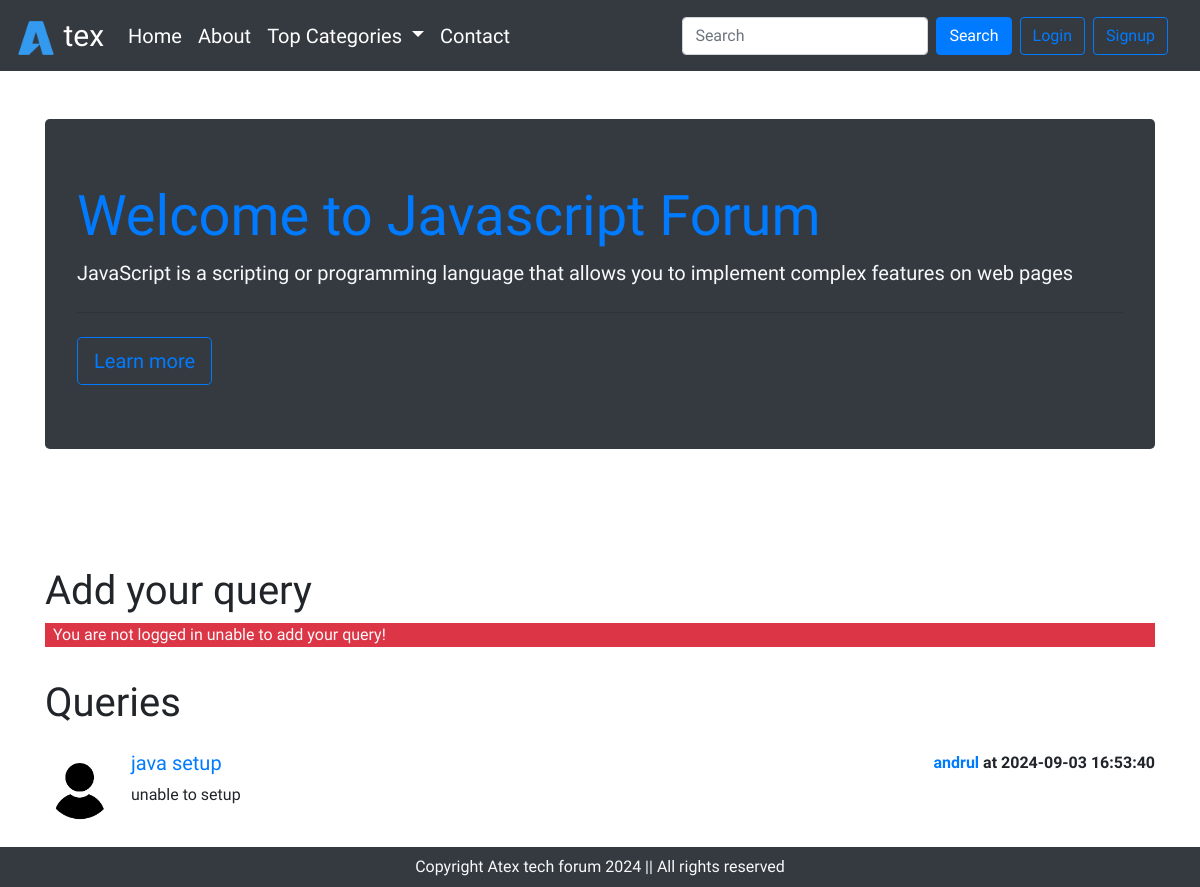
The page /threads.php?catid=2 on the database as committed earlier.
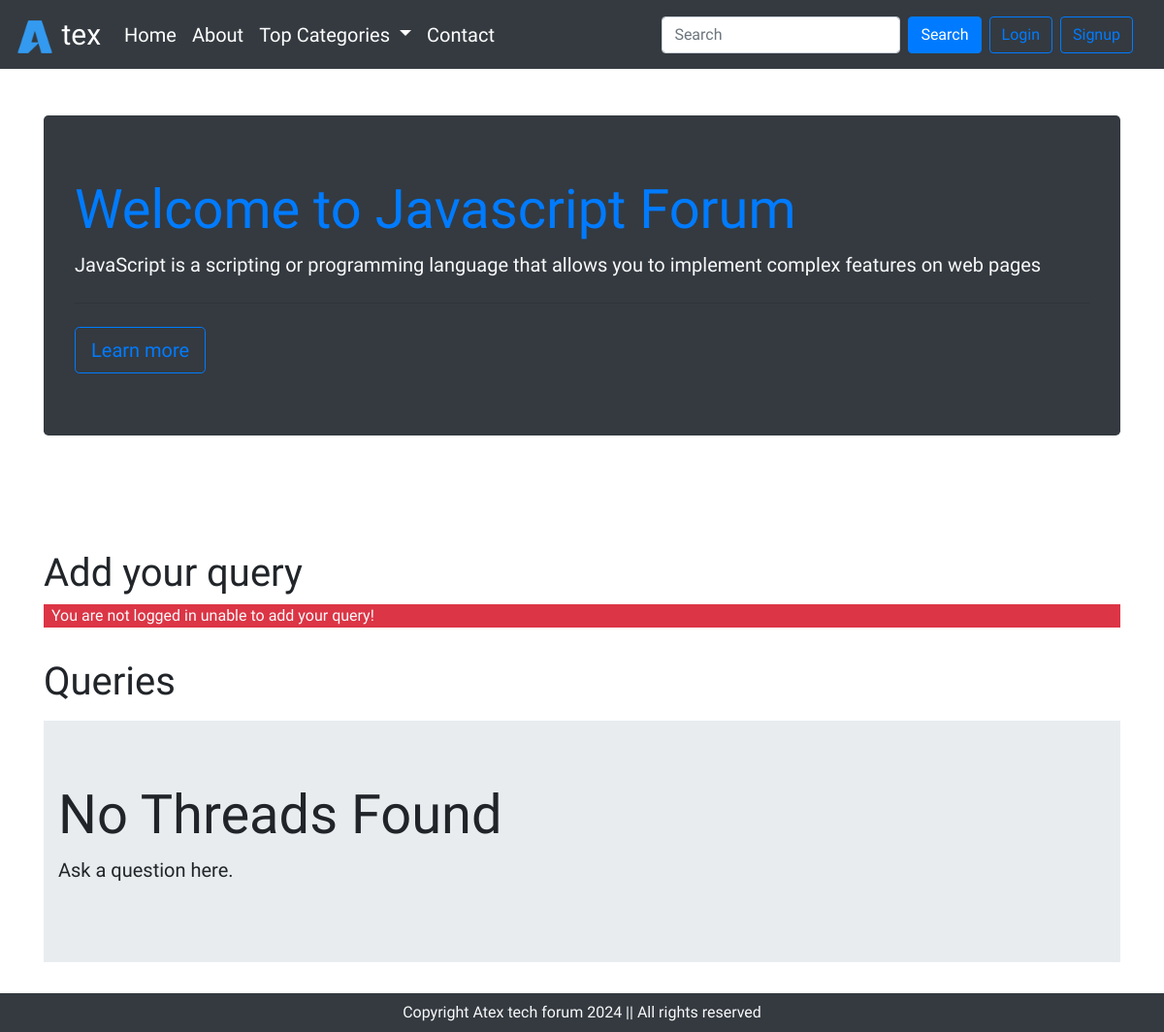
The same page on the database as committed later.
### tables this page shows
CREATE TABLE `categories` (
  `id` int(10) NOT NULL,
  `name` varchar(255) NOT NULL,
  `description` varchar(255) NOT NULL,
  `created` datetime NOT NULL DEFAULT current_timestamp()
);

CREATE TABLE `threads` (
  `sno` int(11) NOT NULL,
  `thread_id` int(7) NOT NULL,
  `thread_title` varchar(255) NOT NULL,
  `thread_description` text NOT NULL,
  `thread_cat_id` int(7) NOT NULL,
  `thread_user_id` int(7) NOT NULL,
  `dt` datetime NOT NULL DEFAULT current_timestamp()
);

CREATE TABLE `users` (
  `sno` int(8) NOT NULL,
  `user_email` varchar(30) NOT NULL,
  `user_pass` varchar(255) NOT NULL,
  `dt` datetime NOT NULL DEFAULT current_timestamp()
);

### threads.php (the view, shortened to what this page needs)
<!doctype html>
<html lang="en">
<head>
    <link rel="stylesheet" href="https://cdn.jsdelivr.net/npm/bootstrap@4.6.2/dist/css/bootstrap.min.css"
>
        <link rel="stylesheet" href="style.css">
</head>
<body>
    <?php include './Partials/_dbconnect.php'; ?>
    <?php include './Partials/_header.php'; ?>
    <?php
        $id = $_GET['catid'];
        $sql = "SELECT * FROM `categories` WHERE id='$id' ";
        $result = mysqli_query($conn,$sql);
        while($row = mysqli_fetch_assoc($result)){
          $cname = $row['name'];
          $cdesc = $row['description'];
        }
    ?>
    <div class="container my-5"  id="ques">
        <div class="jumbotron bg-dark text-light">
            <h1 class="display-4 text-primary"><b>Welcome to <?php echo $cname; ?> Forum</b></h1>
            <p class="lead"><?php echo $cdesc; ?></p>
            <hr class="my-4">
            <a class="btn btn-dark btn-outline-primary btn-lg" href="#" role="button">Learn more</a>
        </div>
    </div>
    <?php
        if(isset($_SESSION['loggedin']) && $_SESSION['loggedin'] == true){
            echo '
            <div class="container my-5" id="ques">
                <h1>Ask your query</h1>
                <form action=" '.$_SERVER['REQUEST_URI'].'" method="post" >
                    <div class="form-group">
                        <label for="exampleInputEmail1">Problem Title</label>
                        <input type="text" class="form-control" id="title"  name="title" aria-describedby="emailHelp">
                        <small id="emailHelp" class="form-text text-muted">Keep your title short.</small>
                    </div>
                    <input type="hidden" name="sno" value=" '.$_SESSION['sno'].' ">
                    <div class="form-group">
                        <label for="exampleFormControlTextarea1">Ask your queries here </label>
                        <textarea class="form-control" id="desc" name="desc" rows="3"></textarea>
                    </div>
                    <button type="submit" class="btn btn-dark">Submit</button>
                </form>
           </div>';
        }
        else{
            echo '
            <div class="container ">
                <h1>Add your query </h1>
                <p class="bg-danger text-light px-2"> You are not logged in unable to add your query!</p>
            </div>
            ';
        }
    ?>
    <div class="container my-4 mb-0">
        <h1 class="py-2">Queries</h1>
        <?php
            $id = $_GET['catid'];
            $sql = "SELECT * FROM `threads` WHERE thread_cat_id = $id ";
            $result = mysqli_query($conn,$sql);
            $noResult = true;
            while($row = mysqli_fetch_assoc($result)){
                $noResult = false;
                $id = $row['thread_id'];
                $title = $row['thread_title'];
                $desc = $row['thread_description'];
                $thread_time = $row['dt'];
                $user_id = $row['thread_user_id'];
                $sql2 = "SELECT user_email FROM `users` WHERE sno='$user_id' ";
                $result2 = mysqli_query($conn,$sql2);
                $row2 = mysqli_fetch_assoc($result2);
                echo '
                <div class="media my-3">
                    <img src="./Img/user.jpg" width="70px" class=" mr-3" alt="...">
                    <div class="media-body">'.'
                        <h5 class="mt-0 text-primary">
                            <a class="text-primary text-decoration-none" href="./thread.php?threadid='.$id.' ">'.$title.'</a>
                        </h5>
                        <p>'.$desc.'</p>
                    </div>
                    <p class="font-weight-bold my-0">
                        <span class="text-primary">'.$row2['user_email'].'</span>
                        at '.$thread_time.'
                    </p>'.'
                </div>';
               }
               if($noResult){
                echo '
                <div class="jumbotron jumbotron-fluid">
                   <div class="container">
                    <h1 class="display-4">No Threads  Found</h1>
                    <p class="lead">Ask a question here.</p>
                   </div>
                </div>';
            }
        ?>
    </div>
    <?php include './Partials/_footer.php'; ?>
</body>
</html>

### Partials/_header.php (shortened to what this page needs)
<?php
  echo '
  <nav class="navbar navbar-expand-lg navbar-dark bg-dark">
    <a class="navbar-brand" id="logo" href="./index.php">
      <img src="./Img/logo.png" height="40px"/>
      tex
    </a>
    <button class="navbar-toggler" type="button" data-toggle="collapse" data-target="#navbarSupportedContent" aria-controls="navbarSupportedContent" aria-expanded="false" aria-label="Toggle navigation">
    <span class="navbar-toggler-icon"></span>
    </button>
    <div class="collapse navbar-collapse" id="navbarSupportedContent">
      <ul class="navbar-nav mr-auto">
        <li class="nav-item active">
          <a class="nav-link" href="index.php">Home <span class="sr-only">(current)</span></a>
        </li>
        <li class="nav-item active">
          <a class="nav-link" href="about.php">About</a>
        </li>
        <li class="nav-item active dropdown">
          <a class="nav-link dropdown-toggle" href="#" role="button" data-toggle="dropdown" aria-expanded="false">
          Top Categories
          </a>
          <div class="dropdown-menu">';
        echo '
          </div>
        </li>
        <li class="nav-item">
          <a class="nav-link active" href="contact.php">Contact</a>
        </li>
      </ul>
      <div class="row mx-2" >';
      if(isset($_SESSION['loggedin']) && $_SESSION['loggedin'] == true){
        echo '
        <form class="form-inline my-2 my-lg-0  action="search.php" method="get">
          <input class="form-control mr-sm-2" name="search" type="search"  placeholder="Search" aria-label="Search">
          <button class="btn btn-primary my-2 my-sm-0" type="submit">Search</button>
          <p class=" my-0 mx-2" >
            <a class="text-decoration-none text-light  py-2" href="profile.php">
              Welcome '.$_SESSION['useremail'].'
            </a>
          </p>
          <a href="./Partials/_logout.php" class="btn btn-outline-primary ml-2">Logout</a>
        </form>';
      }
      else{
        echo '
        <form class="form-inline my-2 my-lg-0 " action="search.php" method="get">
          <input class="form-control mr-sm-2" type="search" name="search"  placeholder="Search" aria-label="Search">
          <button class="btn btn-primary my-2 my-sm-0" type="submit">Search</button>
        </form>
        <button class="btn btn-outline-primary ml-2 my-2 my-sm-0" data-toggle="modal" data-target="#login">Login</button>
        <button class="btn btn-outline-primary mx-2 my-2 my-sm-0" data-toggle="modal" data-target="#signup">Signup</button>';
      }
      echo '
      </div>
    </div>
  </nav>';
?>

### Partials/_footer.php
<?php
echo '
<div class="container-fluid  text-light bg-dark  mb-0">
  <p class="text-center py-2 mb-0" >Copyright Atex tech forum 2024 || All rights reserved</p>
</div>';
?>

### style.css (style rules this page uses)
body { font-family: "Ubuntu Condensed", sans-serif; }
#logo { justify-content: center; align-items: center; font-size: 30px; }
.navbar-nav li a { font-size: 20px; }

### threads.php (style rules this page uses)
#ques { min-height: 400px; }

Rows that differ between the two databases and show on the page:
removed threads: thread_title "java setup", thread_description "unable to setup", users.user_email "andrul", dt "2024-09-03 16:53:40"
Other text that changed with them:
text now shown: "No Threads Found Ask a question here."
